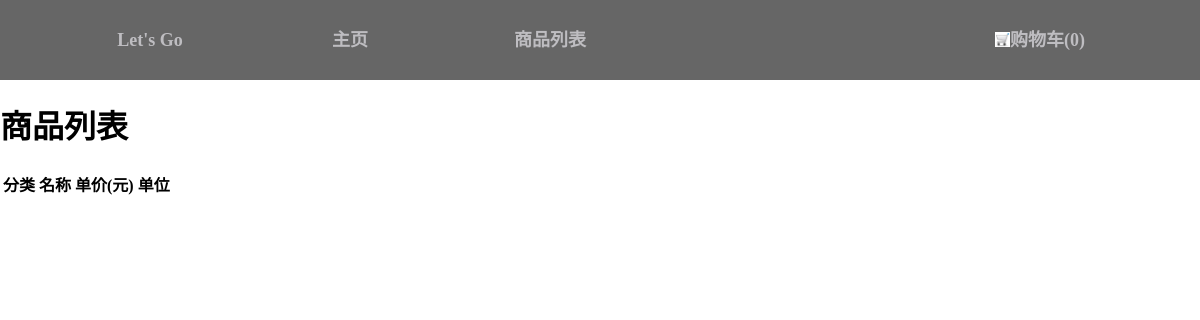
The app's page /shopping_list, older data.
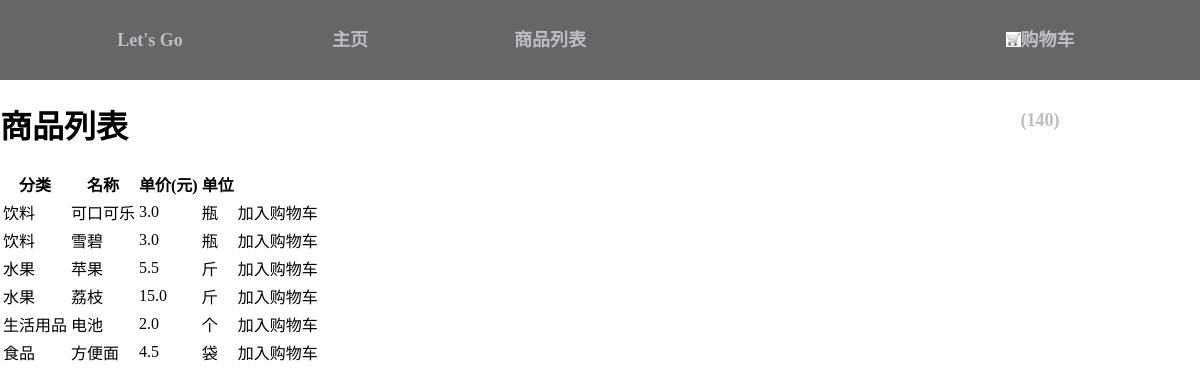
The same page, newer data.
### post/models.py (models this page shows, shortened)
class Goodslist(models.Model):
    author = models.ForeignKey('auth.User')
    classification=models.CharField(max_length=10,default='')
    name= models.CharField(max_length=10,default='')
    price=models.FloatField(max_length=10,default=0)
    unit=models.CharField(max_length=10,default='')
    count = models.IntegerField(default=1,null=False)
    subtotal=models.FloatField(max_length=10,default=0)

### post/views.py (the view, shortened to what this page needs)
# urls.py: url(r'^shopping_list$', views.shopping_list, name='shopping_list'),
def shopping_list(request):
    posts = Goodslist.objects.all()
    return render(request, 'post/shopping_list.html', {'goodslist': posts,'sum_count':PurchasedItems.shopping_cart()})

### post/models.py (called while the page is built)
    @classmethod
    def shopping_cart(cls):
        sum_count = 0
        for count  in PurchasedItems.objects.all():
            sum_count = sum_count + count.count
        return sum_count

### post/templates/post/shopping_list.html
{% extends 'post/base.html' %}
    {% block content %}
        <div class="list">
    <h1>商品列表</h1>
</div>
<div class="groove">
<table >
    <tr>
        <th>分类</th>
        <th>名称</th>
        <th>单价(元)</th>
        <th>单位</th>
        <th> </th>
    </tr>
      {% for post in goodslist %}
    <tr>
        <td> {{ post.classification }}</td>
        <td>{{ post.name }}</td>
        <td> {{ post.price }}</td>
        <td>{{ post.unit }} </td>
        <td ><div class="button"  id="{{ post.id }}">加入购物车</div></td>
    </tr>
    {% endfor %}
        </table>
      </div>
    {% endblock content %}

### post/templates/post/base.html (shortened to what this page needs)
{% load staticfiles %}
<html>
<head>
    <link rel="stylesheet" href="{% static 'css/base.css' %}">
</head>
<body>
<div class="frame">
    <div class="navigationbar page">Let's Go</div>
    <div class="navigationbar actions {% block home_nav %}{% endblock home_nav %}" onclick="home()">主页</div>
    <div  class="navigationbar actions {% block shopping_nav %}{% endblock shopping_nav %}" onclick="shopping_list()">商品列表</div>
    <div class=" cartPosition actions {% block shopping_cart%}{% endblock shopping_cart %}" onclick="shopping_cart()"><img src="/static/image/gouwuche.gif" >购物车(<number>{{ sum_count }}</number>)</div>
</div>
{% block content %}
{% endblock %}
</body>
</html>

### post/static/css/base.css (style rules this page uses)
body { margin: 0; min-width: 966px; }
.frame { background-color: #666666; height: 80px; }
.navigationbar { color: #bebdc1; width: 80px; float: left; line-height: 80px; font-size:18px; text-align: center; cursor: pointer; font-weight:bold; padding: 0 10px; margin: 0 0 0 100px }
.cartPosition { color: #bebdc1; width: 100px; float: right; line-height: 80px; font-size:18px; text-align: center; cursor: pointer; font-weight:bold; padding: 0 10px; margin: 0 100px ; }
img { height:15px; width:15px; vertical-align: -1px; }

Row changes from the older to the newer data that the page shows:
added Goodslist: classification "饮料", name "可口可乐", price "3.0", unit "瓶"
added Goodslist: classification "饮料", name "雪碧", price "3.0", unit "瓶"
added Goodslist: classification "水果", name "苹果", price "5.5", unit "斤"
added Goodslist: classification "水果", name "荔枝", price "15.0", unit "斤"
added Goodslist: classification "生活用品", name "电池", price "2.0", unit "个"
added Goodslist: classification "食品", name "方便面", price "4.5", unit "袋"
Text that changed along with them:
{{ sum_count }}: "0" → "140"
